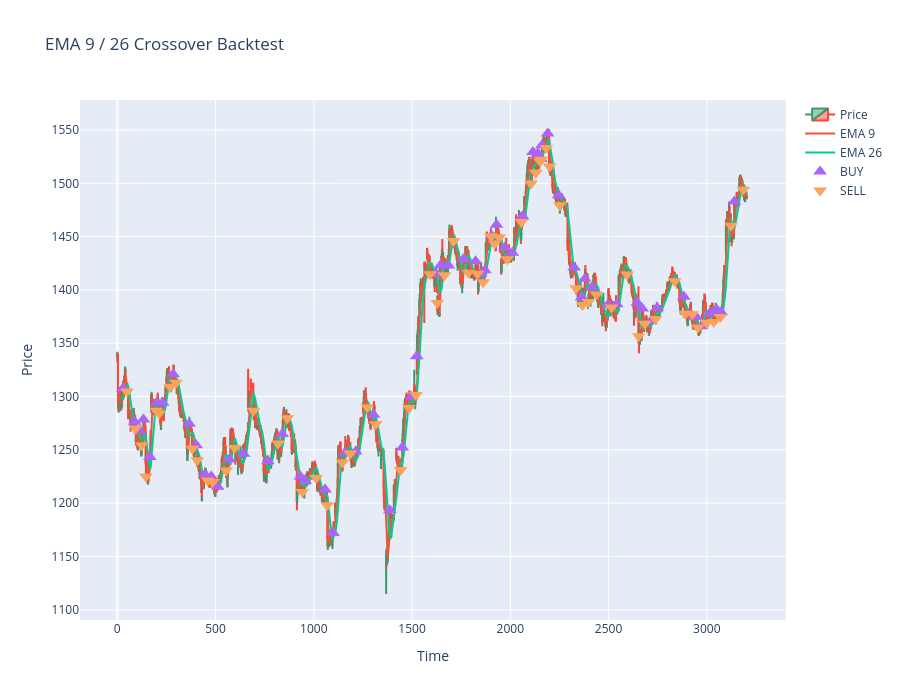

This figure's notebook cell:
### Code cell
import plotly.graph_objects as go

fig = go.Figure()

# --- Candlestick Chart
fig.add_trace(go.Candlestick(
    x=df.index,
    open=df['open'],
    high=df['high'],
    low=df['low'],
    close=df['close'],
    name="Price"
))

# --- EMAs
fig.add_trace(go.Scatter(
    x=df.index, y=ema_fast.ma, 
    mode="lines", name="EMA 9"
))
fig.add_trace(go.Scatter(
    x=df.index, y=ema_slow.ma, 
    mode="lines", name="EMA 26"
))

# --- Buy Signals
fig.add_trace(go.Scatter(
    x=df.index[entries.values],
    y=prices[entries.values],
    mode='markers',
    marker=dict(symbol='triangle-up', size=12),
    name="BUY"
))

# --- Sell Signals
fig.add_trace(go.Scatter(
    x=df.index[exits.values],
    y=prices[exits.values],
    mode='markers',
    marker=dict(symbol='triangle-down', size=12),
    name="SELL"
))

fig.update_layout(
    title="EMA 9 / 26 Crossover Backtest",
    xaxis_title="Time",
    yaxis_title="Price",
    xaxis_rangeslider_visible=False,
    height=700
)


fig.show()

# ------------------------------------------------------------
# 7. Equity Curve & Drawdown (Interactive)
# ------------------------------------------------------------

### Figure 1 — Plotly figure (JSON) as saved in the notebook; plotly's stock layout.template omitted (floating-point values rounded to 4 significant figures; data arrays with more than 128 entries replaced by an {"elided": "..."} marker saying what was removed)
{"data": [{"close": {"elided": "3204 float values"}, "high": {"elided": "3204 float values"}, "low": {"elided": "3204 float values"}, "name": "Price", "open": {"elided": "3204 float values"}, "type": "candlestick", "x": {"elided": "3204 int values"}}, {"mode": "lines", "name": "EMA 9", "type": "scatter", "x": {"elided": "3204 int values"}, "y": {"elided": "3204 float values"}}, {"mode": "lines", "name": "EMA 26", "type": "scatter", "x": {"elided": "3204 int values"}, "y": {"elided": "3204 float values"}}, {"marker": {"size": 12, "symbol": "triangle-up"}, "mode": "markers", "name": "BUY", "type": "scatter", "x": [28, 88, 115, 133, 166, 201, 231, 284, 366, 402, 446, 478, 511, 570, 642, 766, 839, 932, 956, 1057, 1098, 1159, 1213, 1304, 1387, 1450, 1496, 1524, 1624, 1645, 1685, 1762, 1823, 1849, 1871, 1905, 1930, 1972, 2010, 2062, 2115, 2140, 2156, 2161, 2190, 2246, 2325, 2363, 2379, 2416, 2497, 2541, 2646, 2671, 2714, 2747, 2883, 2911, 2946, 2972, 3014, 3049, 3073, 3140], "y": [1308.0, 1276.0, 1268.0, 1278.0, 1243.0, 1294.0, 1294.0, 1321.0, 1274.0, 1254.0, 1227.0, 1225.0, 1216.0, 1241.0, 1246.0, 1239.0, 1265.0, 1225.0, 1221.0, 1213.0, 1172.0, 1247.0, 1248.0, 1283.0, 1193.0, 1252.0, 1300.0, 1338.0, 1415.0, 1423.0, 1423.0, 1429.0, 1427.0, 1415.0, 1418.0, 1451.0, 1461.0, 1440.0, 1435.0, 1469.0, 1529.0, 1528.0, 1523.0, 1536.0, 1547.0, 1489.0, 1421.0, 1393.0, 1410.0, 1402.0, 1386.0, 1387.0, 1388.0, 1383.0, 1371.0, 1383.0, 1394.0, 1377.0, 1375.0, 1366.0, 1378.0, 1382.0, 1379.0, 1483.0]}, {"marker": {"size": 12, "symbol": "triangle-down"}, "mode": "markers", "name": "SELL", "type": "scatter", "x": [49, 93, 124, 146, 198, 214, 269, 298, 382, 407, 460, 486, 554, 597, 693, 818, 865, 941, 1012, 1068, 1145, 1185, 1272, 1315, 1441, 1484, 1520, 1592, 1628, 1665, 1711, 1786, 1833, 1862, 1901, 1920, 1943, 1984, 2057, 2106, 2130, 2152, 2157, 2183, 2200, 2252, 2335, 2367, 2397, 2438, 2515, 2594, 2653, 2685, 2738, 2837, 2890, 2926, 2954, 2998, 3035, 3069, 3123, 3185], "y": [1305.0, 1270.0, 1254.0, 1225.0, 1287.0, 1284.0, 1309.0, 1313.0, 1251.0, 1240.0, 1221.0, 1220.0, 1231.0, 1252.0, 1287.0, 1256.0, 1280.0, 1210.0, 1224.0, 1198.0, 1238.0, 1247.0, 1290.0, 1274.0, 1231.0, 1289.0, 1301.0, 1415.0, 1388.0, 1414.0, 1446.0, 1416.0, 1415.0, 1407.0, 1450.0, 1444.0, 1449.0, 1429.0, 1464.0, 1500.0, 1510.0, 1521.0, 1522.0, 1533.0, 1516.0, 1480.0, 1402.0, 1386.0, 1389.0, 1396.0, 1384.0, 1414.0, 1356.0, 1368.0, 1373.0, 1408.0, 1378.0, 1377.0, 1365.0, 1369.0, 1370.0, 1375.0, 1460.0, 1494.0]}], "layout": {"height": 700, "title": {"text": "EMA 9 / 26 Crossover Backtest"}, "xaxis": {"rangeslider": {"visible": false}, "title": {"text": "Time"}}, "yaxis": {"title": {"text": "Price"}}}}
